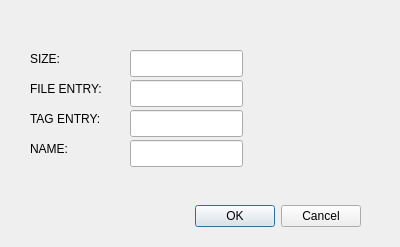
<?xml version="1.0" encoding="UTF-8"?>
<ui version="4.0">
 <class>add_disk</class>
 <widget class="QDialog" name="add_disk">
  <property name="geometry">
   <rect>
    <x>0</x>
    <y>0</y>
    <width>400</width>
    <height>247</height>
   </rect>
  </property>
  <property name="windowTitle">
   <string>Dialog</string>
  </property>
  <widget class="QDialogButtonBox" name="buttonBox">
   <property name="geometry">
    <rect>
     <x>20</x>
     <y>200</y>
     <width>341</width>
     <height>32</height>
    </rect>
   </property>
   <property name="orientation">
    <enum>Qt::Horizontal</enum>
   </property>
   <property name="standardButtons">
    <set>QDialogButtonBox::Cancel|QDialogButtonBox::Ok</set>
   </property>
  </widget>
  <widget class="QLabel" name="label">
   <property name="geometry">
    <rect>
     <x>30</x>
     <y>50</y>
     <width>67</width>
     <height>17</height>
    </rect>
   </property>
   <property name="text">
    <string>SIZE:</string>
   </property>
  </widget>
  <widget class="QLabel" name="label_2">
   <property name="geometry">
    <rect>
     <x>30</x>
     <y>80</y>
     <width>81</width>
     <height>17</height>
    </rect>
   </property>
   <property name="text">
    <string>FILE ENTRY:</string>
   </property>
  </widget>
  <widget class="QLabel" name="label_3">
   <property name="geometry">
    <rect>
     <x>30</x>
     <y>110</y>
     <width>81</width>
     <height>17</height>
    </rect>
   </property>
   <property name="text">
    <string>TAG ENTRY:</string>
   </property>
  </widget>
  <widget class="QLabel" name="label_4">
   <property name="geometry">
    <rect>
     <x>30</x>
     <y>140</y>
     <width>81</width>
     <height>17</height>
    </rect>
   </property>
   <property name="text">
    <string>NAME:</string>
   </property>
  </widget>
  <widget class="QLineEdit" name="le_size">
   <property name="geometry">
    <rect>
     <x>130</x>
     <y>50</y>
     <width>113</width>
     <height>27</height>
    </rect>
   </property>
  </widget>
  <widget class="QLineEdit" name="le_fe">
   <property name="geometry">
    <rect>
     <x>130</x>
     <y>80</y>
     <width>113</width>
     <height>27</height>
    </rect>
   </property>
  </widget>
  <widget class="QLineEdit" name="le_te">
   <property name="geometry">
    <rect>
     <x>130</x>
     <y>110</y>
     <width>113</width>
     <height>27</height>
    </rect>
   </property>
  </widget>
  <widget class="QLineEdit" name="le_dname">
   <property name="geometry">
    <rect>
     <x>130</x>
     <y>140</y>
     <width>113</width>
     <height>27</height>
    </rect>
   </property>
  </widget>
 </widget>
 <resources/>
 <connections>
  <connection>
   <sender>buttonBox</sender>
   <signal>accepted()</signal>
   <receiver>add_disk</receiver>
   <slot>accept()</slot>
   <hints>
    <hint type="sourcelabel">
     <x>248</x>
     <y>254</y>
    </hint>
    <hint type="destinationlabel">
     <x>157</x>
     <y>274</y>
    </hint>
   </hints>
  </connection>
  <connection>
   <sender>buttonBox</sender>
   <signal>rejected()</signal>
   <receiver>add_disk</receiver>
   <slot>reject()</slot>
   <hints>
    <hint type="sourcelabel">
     <x>316</x>
     <y>260</y>
    </hint>
    <hint type="destinationlabel">
     <x>286</x>
     <y>274</y>
    </hint>
   </hints>
  </connection>
 </connections>
</ui>
